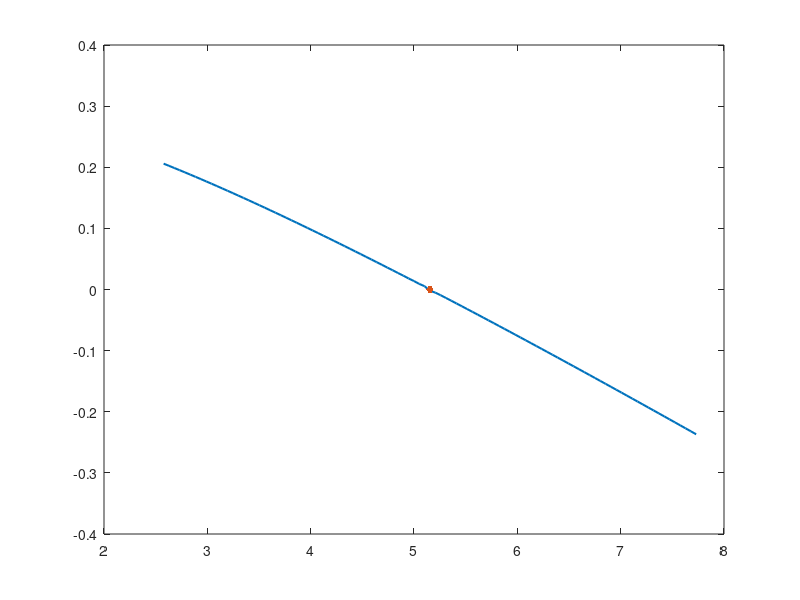

Source code (MATLAB):
clear;

% Parameters
rho = 0.01;
alpha = 0.33;
delta = 0.1;
gamma = 2;
N = 101;
% Smoothing parameter
lambda = 0.5;

% Utility function
if gamma == 1
    u = @(c) log(c);
else
    u = @(c) (c.^(1-gamma)-1)/(1-gamma);
end
mu = @(c) c.^(-gamma);
mu_inv = @(x) x.^(-1/gamma);

% Grid
kss = (alpha/(rho+delta))^(1/(1-alpha));
kgrd = linspace(kss*0.5,kss*1.5,N)';
ygrd =  kgrd.^(alpha)-delta*kgrd;

% Derivative matrix
dk = kgrd(2)-kgrd(1);
D = zeros(N,N);
D(1,1) = -1/dk; D(1,2) = 1/dk; D(end,end-1) = -1/dk; D(end,end) = 1/dk;
for i = 2:N-1
    D(i,i-1) = -1/(2*dk); 
    D(i,i+1) = 1/(2*dk);
end

% Initial guess
c0 = 0.5*(ygrd+delta*kgrd);
V0 = u(c0)/rho;
I = eye(N);

metric = 1;
iter = 0;
% Let's go. 
tic
while metric>1e-9
    iter = iter+1;
    DV0 = D*V0;
    c1 = mu_inv(DV0);
    
    V1 = (rho*I-diag(ygrd-c1)*D)\u(c1);
    metric = (-rho*V0+u(c1)+DV0.*(ygrd-c1))'*(-rho*V0+u(c1)+DV0.*(ygrd-c1))
    V0 = lambda*V1+(1-lambda)*V0;
end
time = toc;

% Display results
fprintf('Problem is solved using %d iterations, taking %.2f seconds.\n',iter,time);
% And plot
plot(kgrd,ygrd-c1,'LineWidth',1.5);
hold on
plot(kss,0,'.','MarkerSize',15);


